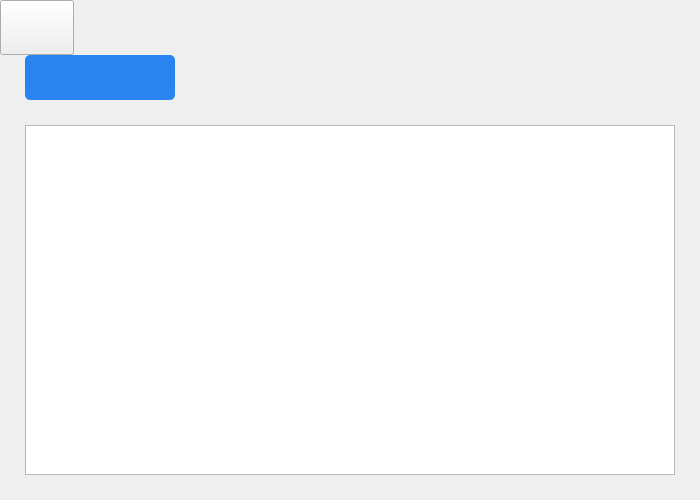
<?xml version="1.0" encoding="UTF-8"?>
<ui version="4.0">
 <class>source_code</class>
 <widget class="QWidget" name="source_code">
  <property name="geometry">
   <rect>
    <x>0</x>
    <y>0</y>
    <width>700</width>
    <height>500</height>
   </rect>
  </property>
  <property name="windowTitle">
   <string>Source Code</string>
  </property>
  <widget class="QPushButton" name="back">
   <property name="geometry">
    <rect>
     <x>0</x>
     <y>0</y>
     <width>74</width>
     <height>55</height>
    </rect>
   </property>
   <property name="styleSheet">
    <string notr="true">#back{
border-image: url(:/graphics/common/back.png);
}</string>
   </property>
   <property name="text">
    <string/>
   </property>
  </widget>
  <widget class="QPushButton" name="save">
   <property name="geometry">
    <rect>
     <x>25</x>
     <y>55</y>
     <width>150</width>
     <height>45</height>
    </rect>
   </property>
   <property name="styleSheet">
    <string notr="true">#save{
	image: url(:/graphics/source_code/images/save.png);
	background-color: rgb(41, 132, 242);
	border:none;
	border-radius:5px;
}
#save:hover{
	image: url(:/graphics/source_code/images/save_press.png);
	border: 2px solid rgb(41,132,242);	
	background-color: rgb(255,255,255);

}</string>
   </property>
   <property name="text">
    <string/>
   </property>
  </widget>
  <widget class="QTextBrowser" name="code">
   <property name="geometry">
    <rect>
     <x>25</x>
     <y>125</y>
     <width>650</width>
     <height>350</height>
    </rect>
   </property>
   <property name="font">
    <font>
     <family>Consolas</family>
     <pointsize>11</pointsize>
    </font>
   </property>
  </widget>
 </widget>
 <resources/>
 <connections/>
</ui>
